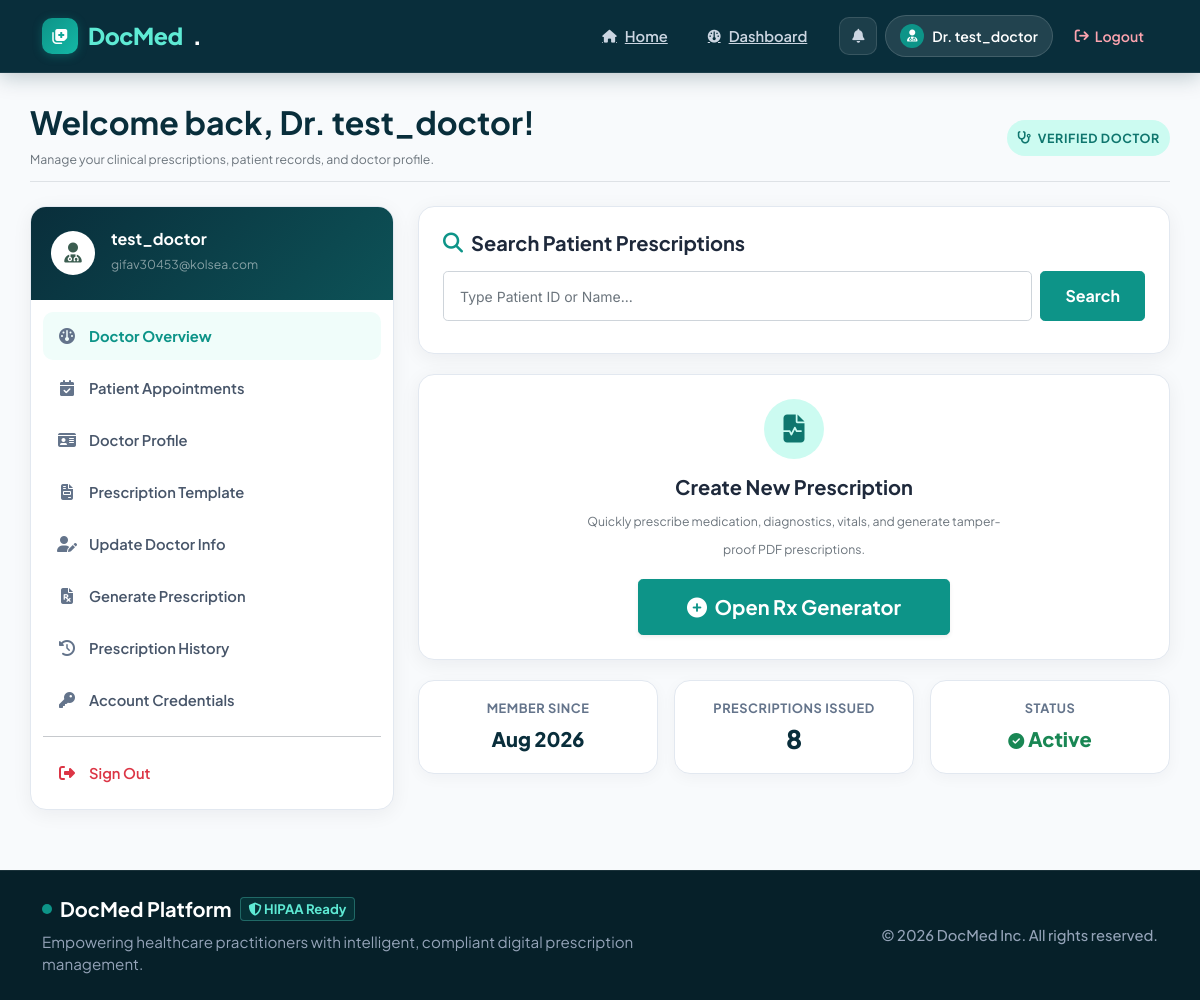
Page /dashboard/user_home_page/5 (signed in) on the committed database.
### app/modules/account/models.py (models this page shows, shortened)
class RegistrationModel(UserMixin, db.Model):
    __tablename__ = 'registration'
    uid = db.Column(db.Integer(), primary_key=True)
    username = db.Column(db.String(80), unique=True, nullable=False)
    email = db.Column(db.String(120), unique=True, nullable=False)
    password = db.Column(db.String(200), nullable=False)
    gender = db.Column(db.String(10), nullable = False)
    created_at = db.Column(db.DateTime(), default=datetime.now)
    profile_info = db.relationship('ProfileSetupModel', backref='registration', uselist=False)
    prescription = db.relationship('PrescriptionModel', backref='prescription', uselist=True, cascade="all, delete-orphan", order_by='desc(PrescriptionModel.created_at)')
    role = db.Column(db.String(20), default='patient', nullable=False)
    is_admin = db.Column(db.Boolean(), default=False, nullable=False)
    is_active = db.Column(db.Boolean(), default=True, nullable=False)
    is_verified = db.Column(db.Boolean(), default=False, nullable=False)
    verified_doctor = db.Column(db.Boolean(), default=False, nullable=False)
    otp_code = db.Column(db.String(6), nullable=True)
    otp_expiry = db.Column(db.DateTime(), nullable=True)

### app/modules/dashboard/routes.py (the view)
@dashboard.route('/user_home_page/<int:uid>')
@login_required
def dashboard_main_page(uid):
    user = RegistrationModel.query.get(uid)
    if not user:
        flash("User not found.", "error")
        return redirect(url_for('home.home_page'))
    is_profile_setup = user.profile_info
    form = SearchForm()
    context={
        'user': user,
        'setup_exists': is_profile_setup,
        'form': form,
    }
    if getattr(user, 'role', 'patient') == 'doctor' or user.is_admin:
        return render_template('dashboard/dashboard.html', **context)
    else:
        return render_template('patient-dashboard/dashboard.html', **context)

### app/templates/dashboard/dashboard.html (shortened to what this page needs)
{% extends 'base.html' %}
{% block content %}
<div class="container dashboard-container">
    <div class="d-flex flex-wrap justify-content-between align-items-center mb-4 pb-2 border-bottom">
        <div>
            <h2 class="fw-bold mb-1" style="color: #092e3b;">
                {% if current_user.role == 'admin' or current_user.is_admin %}
                    Administrator Dashboard
                {% else %}
                    Welcome back, Dr. {{ current_user.username }}!
                {% endif %}
            </h2>
            <p class="text-muted mb-0 small">
                Manage your clinical prescriptions, patient records, and doctor profile.
            </p>
        </div>
        <div class="mt-2 mt-md-0">
            {% if current_user.verified_doctor or current_user.is_admin %}
                {% if current_user.role == 'admin' or current_user.is_admin %}
                    <span class="role-badge-chip role-admin"><i class="fa-solid fa-shield-halved"></i> Super Admin</span>
                {% else %}
                    <span class="role-badge-chip role-doctor"><i class="fa-solid fa-stethoscope"></i> Verified Doctor</span>
                {% endif %}
            {% else %}
                <span class="role-badge-chip" style="background:#fef3c7; color:#b45309; border:1px solid #fde68a;"><i class="fa-solid fa-hourglass-half"></i> Pending Verification</span>
            {% endif %}
        </div>
    </div>
    <div class="row g-4">
        <div class="col-lg-4 col-md-5">
            <div class="sidebar-card">
                <div class="sidebar-header">
                    <div class="d-flex align-items-center gap-3">
                        <div class="bg-white text-dark rounded-circle p-2 d-flex align-items-center justify-content-center" style="width: 44px; height: 44px;">
                            {% if current_user.role == 'admin' or current_user.is_admin %}
                                <i class="fa-solid fa-user-shield text-warning fs-5"></i>
                            {% else %}
                                <i class="fa-solid fa-user-doctor text-primary fs-5"></i>
                            {% endif %}
                        </div>
                        <div>
                            <h6 class="mb-0 fw-bold">{{ current_user.username }}</h6>
                            <small class="text-white-50">{{ current_user.email }}</small>
                        </div>
                    </div>
                </div>
                <div class="sidebar-nav">
                    <a href="{{ url_for('dashboard.dashboard_main_page', uid=current_user.uid) }}" class="sidebar-link active">
                        <i class="fa-solid fa-gauge"></i> Doctor Overview
                    </a>
                    {% if current_user.verified_doctor or current_user.is_admin %}
                    <a href="{{ url_for('dashboard.doctor_appointments_page', uid=current_user.uid) }}" class="sidebar-link">
                        <i class="fa-solid fa-calendar-check"></i> Patient Appointments
                    </a>
                    {% endif %}
                    {% if current_user.verified_doctor or current_user.is_admin %}
                        {% if setup_exists %}
                        <a href="{{ url_for('dashboard.profile_page', uid=current_user.uid) }}" class="sidebar-link">
                            <i class="fa-solid fa-id-card"></i> Doctor Profile
                        </a>
                        <a href="{{ url_for('dashboard.pdf_template_preview', uid=current_user.uid) }}" class="sidebar-link">
                            <i class="fa-solid fa-file-invoice"></i> Prescription Template
                        </a>
                        <a href="{{ url_for('dashboard.update_profile_info', uid=current_user.uid) }}" class="sidebar-link">
                            <i class="fa-solid fa-user-pen"></i> Update Doctor Info
                        </a>
                        {% else %}
                        <a href="{{ url_for('dashboard.setup_page', uid=current_user.uid) }}" class="sidebar-link text-primary fw-bold">
                            <i class="fa-solid fa-plus-circle text-primary"></i> Setup Doctor Profile
                        </a>
                        {% endif %}
                        <a href="{{ url_for('pdf_generator.document_page') }}" class="sidebar-link">
                            <i class="fa-solid fa-file-prescription"></i> Generate Prescription
                        </a>
                    {% else %}
                        <div class="px-3 py-2 my-1 rounded-2 bg-light text-muted small d-flex align-items-center justify-content-between">
                            <span><i class="fa-solid fa-lock me-2 text-warning"></i> Clinical Tools</span>
                            <span class="badge bg-warning text-dark" style="font-size: 0.68rem;">Pending Approval</span>
                        </div>
                    {% endif %}
                    <a href="{{ url_for('dashboard.history_page', uid=current_user.uid) }}" class="sidebar-link">
                        <i class="fa-solid fa-clock-rotate-left"></i> Prescription History
                    </a>
                    <a href="{{ url_for('accounts.registration_update_page', uid=current_user.uid) }}" class="sidebar-link">
                        <i class="fa-solid fa-key"></i> Account Credentials
                    </a>
                    <hr class="my-2 border-slate-200">
                    <a href="{{ url_for('accounts.logout_view') }}" class="sidebar-link text-danger">
                        <i class="fa-solid fa-right-from-bracket text-danger"></i> Sign Out
                    </a>
                </div>
            </div>
        </div>
        <div class="col-lg-8 col-md-7">
            {% if current_user.verified_doctor or current_user.is_admin %}
                <div class="dash-action-card" x-data="{ query: '' }">
                    <div class="d-flex align-items-center gap-2 mb-3">
                        <i class="fa-solid fa-magnifying-glass text-teal fs-5" style="color: #0d9488;"></i>
                        <h5 class="fw-bold mb-0">Search Patient Prescriptions</h5>
                    </div>
                    <form action="{{ url_for('user_search.search_result_page', uid=current_user.uid) }}" method="POST" class="d-flex position-relative">
                        {{ form.search (class="form-control form-control-lg me-2 rounded-3 fs-6", placeholder="Type Patient ID or Name...", **{'x-model': 'query', 'hx-post': url_for('user_search.live_search', uid=current_user.uid), 'hx-trigger': 'keyup changed delay:300ms, search', 'hx-target': '#dashboard-search-results', 'hx-swap': 'innerHTML'}) }}
                        {{ form.submit (class="btn btn-primary px-4 rounded-3 fw-bold", style="background:#0d9488; border-color:#0d9488;") }}
                    </form>
                </div>
                <div class="dash-action-card text-center py-4">
                    <div class="mb-3">
                        <div class="d-inline-flex align-items-center justify-content-center bg-teal-50 text-teal p-3 rounded-circle" style="width: 60px; height: 60px; background: #ccfbf1; color: #0f766e;">
                            <i class="fa-solid fa-file-waveform fs-3"></i>
                        </div>
                    </div>
                    <h5 class="fw-bold mb-2">Create New Prescription</h5>
                    <p class="text-muted small mx-auto mb-3" style="max-width: 420px;">
                        Quickly prescribe medication, diagnostics, vitals, and generate tamper-proof PDF prescriptions.
                    </p>
                    {% if setup_exists %}
                        <a href="{{ url_for('pdf_generator.document_page') }}" class="btn btn-primary btn-lg px-5 rounded-3 fw-bold shadow-sm" style="background:#0d9488; border-color:#0d9488;">
                            <i class="fa-solid fa-plus-circle me-1"></i> Open Rx Generator
                        </a>
                    {% endif %}
                </div>
            {% endif %}
            <div class="row g-3">
                <div class="col-sm-4">
                    <div class="dash-stat-box">
                        <h6>Member Since</h6>
                        <p class="stat-val fs-5">{{ current_user.created_at.strftime('%b %Y') if current_user.created_at else 'N/A' }}</p>
                    </div>
                </div>
                <div class="col-sm-4">
                    <div class="dash-stat-box">
                        <h6>Prescriptions Issued</h6>
                        <p class="stat-val">{{ current_user.prescription | length if current_user.prescription else 0 }}</p>
                    </div>
                </div>
                <div class="col-sm-4">
                    <div class="dash-stat-box">
                        <h6>Status</h6>
                        <p class="stat-val fs-5 text-success"><i class="fa-solid fa-circle-check fs-6"></i> Active</p>
                    </div>
                </div>
            </div>
        </div>
    </div>
</div>
{% endblock %}

### app/templates/base/header.html (shortened to what this page needs)
<!doctype html>
<html lang="en">
<head>
  <link href="{{ url_for('static', filename='css/bootstrap.min.css') }}" rel="stylesheet">
  <link href="https://cdnjs.cloudflare.com/ajax/libs/font-awesome/6.5.1/css/all.min.css" rel="stylesheet">
  <link href="{{ url_for('static', filename='css/tiny-slider.css') }}" rel="stylesheet">
  <link href="{{ url_for('static', filename='css/style.css') }}" rel="stylesheet">
</head>
<body>
  <nav class="docmed-navbar navbar navbar-expand-md navbar-dark">
    <div class="container">
      <a class="docmed-brand" href="{{ url_for('home.home_page') }}">
        <div class="brand-icon-wrapper">
          <i class="fa-solid fa-notes-medical"></i>
        </div>
        <span>DocMed</span>.
      </a>
      <div class="collapse navbar-collapse" id="navbarsDocMed">
        <ul class="navbar-nav ms-auto mb-2 mb-md-0 align-items-md-center gap-md-2">
          <li class="nav-item">
            <a class="docmed-nav-link" href="{{ url_for('home.home_page') }}">
               Home
            </a>
          </li>
          {% if current_user.is_authenticated %}
            {% if current_user.role == 'admin' or current_user.is_admin %}
            <li class="nav-item">
              <a class="docmed-nav-link" href="{{ url_for('admin.index') }}">
                <i class="fa-solid fa-shield-halved fa-sm"></i> Admin Panel
              </a>
            </li>
            {% else %}
            <li class="nav-item">
              <a class="docmed-nav-link" href="{{ url_for('dashboard.dashboard_main_page', uid=current_user.uid) }}">
                 Dashboard
              </a>
            </li>
            {% endif %}
          {% endif %}
        </ul>
        <div class="d-flex align-items-center gap-2 ms-md-3 mt-3 mt-md-0">
          {% if current_user.is_authenticated %}
            <div class="dropdown">
              <button class="notif-dropdown-btn dropdown-toggle" type="button" id="notifDropdown" data-bs-toggle="dropdown" aria-expanded="false" title="Notifications">
                <i class="fa-solid fa-bell" id="notif-bell-icon"></i>
              </button>
            </div>
            {% if current_user.role == 'admin' or current_user.is_admin %}
            <a class="user-pill" href="{{ url_for('admin.index') }}">
              <span class="user-avatar-icon">
                <i class="fa-solid fa-user-shield"></i>
              </span>
              <span>
                Admin: {{ current_user.username }}
              </span>
            </a>
            {% else %}
            <a class="user-pill" href="{{ url_for('dashboard.profile_page', uid=current_user.uid) if current_user.role == 'doctor' and current_user.profile_info else url_for('dashboard.dashboard_main_page', uid=current_user.uid) }}">
              <span class="user-avatar-icon">
                {% if current_user.role == 'doctor' %}
                  <i class="fa-solid fa-user-doctor"></i>
                {% else %}
                  <i class="fa-solid fa-user"></i>
                {% endif %}
              </span>
              <span>
                {% if current_user.role == 'doctor' %}
                  Dr. {{ current_user.username }}
                {% else %}
                  {{ current_user.username }} <small class="text-info opacity-75">(Patient)</small>
                {% endif %}
              </span>
            </a>
            {% endif %}
            <a class="btn-nav-logout" href="{{ url_for('accounts.logout_view') }}">
              <i class="fa-solid fa-arrow-right-from-bracket"></i> Logout
            </a>
          {% else %}
            <a class="btn-nav-register" href="{{ url_for('accounts.login_page') }}">
              <i class="fa-solid fa-arrow-right-to-bracket"></i> Sign In
            </a>
          {% endif %}
        </div>
      </div>
    </div>
  </nav>

### rows in the picture
RegistrationModel: username "test_doctor", email "gifav30453@kolsea.com", created_at "Aug 2026"

### other values in the picture
{{ current_user.prescription | length if current_user.prescription else 0 }} "8"
